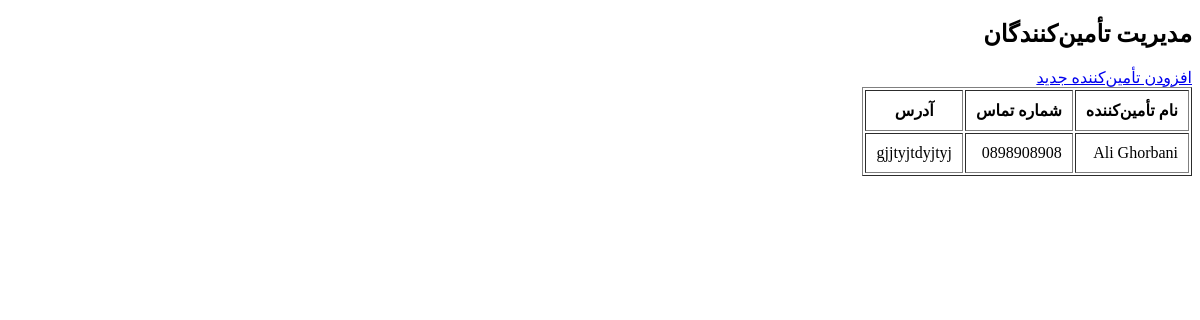
Page /admin/suppliers.php on the committed database.
### tables this page shows
CREATE TABLE `suppliers` (
  `id` INT NOT NULL,
  `name` varchar(100) NOT NULL,
  `phone` varchar(20) DEFAULT NULL,
  `address` text DEFAULT NULL,
  `description` text DEFAULT NULL,
  `created_at` timestamp NOT NULL DEFAULT CURRENT_TIMESTAMP
);

### admin/suppliers.php (the view, shortened to what this page needs)
<?php
require_once "../config/db.php";
$stmt = $conn->query("SELECT * FROM suppliers ORDER BY id DESC");
$suppliers = $stmt->fetchAll(PDO::FETCH_ASSOC);
?>
<!DOCTYPE html>
<html lang="fa" dir="rtl">
<head>
    <link rel="stylesheet" href="../assets/css/style.css">
</head>
<body>
<h2>مدیریت تأمین‌کنندگان</h2>
<a href="add_supplier.php">افزودن تأمین‌کننده جدید</a>
<table border="1" cellpadding="10">
    <tr>
        <th>نام تأمین‌کننده</th>
        <th>شماره تماس</th>
        <th>آدرس</th>
    </tr>
    <?php foreach ($suppliers as $supplier): ?>
    <tr>
        <td><?= htmlspecialchars($supplier['name']) ?></td>
        <td><?= htmlspecialchars($supplier['phone']) ?></td>
        <td><?= htmlspecialchars($supplier['address']) ?></td>
    </tr>
    <?php endforeach; ?>
</table>
</body>
</html>

### rows in the picture
suppliers: name "Ali Ghorbani", phone "0898908908", address "gjjtyjtdyjtyj"
